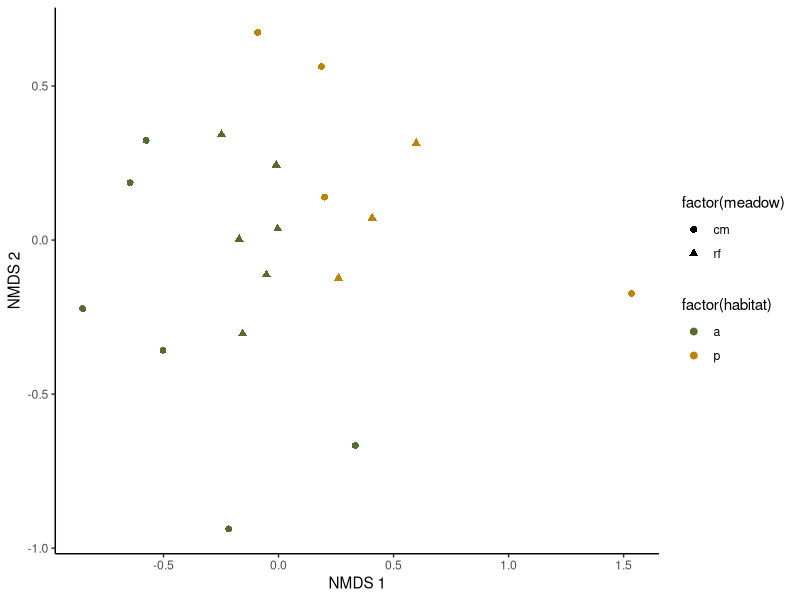

Reproduce this figure in R. (Note: this script raises an error after producing the figure.)
library(vegan)
library(tidyverse)
library(here)

### Field data --------------
field.data.raw <- read.csv(here("data/SRWC-seedbank_plant-survey_2024-02-26.csv"), header = TRUE)

## Color 
fun.palatte <- c("darkolivegreen","darkgoldenrod")

# removing duplicate rows
dup.1 <- which(field.data.raw$plot == "rf.6.a" & field.data.raw$species.code == "unkfb")[2]
dup.2 <- which(field.data.raw$plot == "rf.4.p" & field.data.raw$species.code == "sidore")[2]
drop <- c(dup.1, dup.2)

field.data <- field.data.raw %>% filter(!row_number() %in% drop)

# switching to wide format for vegan
field.wide <- field.data %>%
pivot_wider(names_from = species.code, values_from = species.count, 
            names_sort = TRUE, values_fill = 0)

view(field.wide)

##Permanova 

# species matrix only
sp.matrix <- field.wide %>% select(abicon:vioadu)

perma.field <- adonis2(sp.matrix ~ habitat + meadow, 
                    data = field.wide, method ="jaccard")

perma.field



## Code for plotting NMDS

jaccard.dist <- vegdist(sp.matrix, method="jaccard")
nmds <- metaMDS(jaccard.dist, k=2, tol=0.001, maxit=100) # figures out where the points should go

nmdsPlot <- tibble(x=nmds$points[,1], y=nmds$points[,2])
nmdsPlot[,c('meadow','habitat','transect','plot')] <- 
  field.wide[,c('meadow','habitat','transect','plot')]

ggplot(nmdsPlot, aes(x, y, shape=factor(meadow), color=factor(habitat))) +
  geom_point(size=2) + 
  scale_color_manual(values = fun.palatte) +
  theme_classic() +
  xlab('NMDS 1') +
  ylab('NMDS 2')

ggsave(plot = nmdsPlot , filename = "figures/NMDS_species_field.data.png", width = 6, height = 4, units = "in")

## Greenhouse data ---------------
view(greenhouse.sum.clean)

# using greenhouse.sum.clean data from Rmd file

plot.info <- field.wide %>% select(meadow, habitat, transect, plot)

# switching to wide format for vegan
greenhouse.wide <- greenhouse.sum.clean %>%
  left_join(plot.info, by = "plot") %>%
  pivot_wider(names_from = species, values_from = count.max, 
              names_sort = TRUE, values_fill = 0)

view(greenhouse.wide)

##Permanova 

# species matrix only
gh.sp.matrix <- greenhouse.wide %>% select(bunny.ears.boo:white.based.flat.soft.grass)

perma.gh <- adonis2(gh.sp.matrix ~ habitat + meadow, 
                   data = greenhouse.wide, method ="bray")

perma.gh
